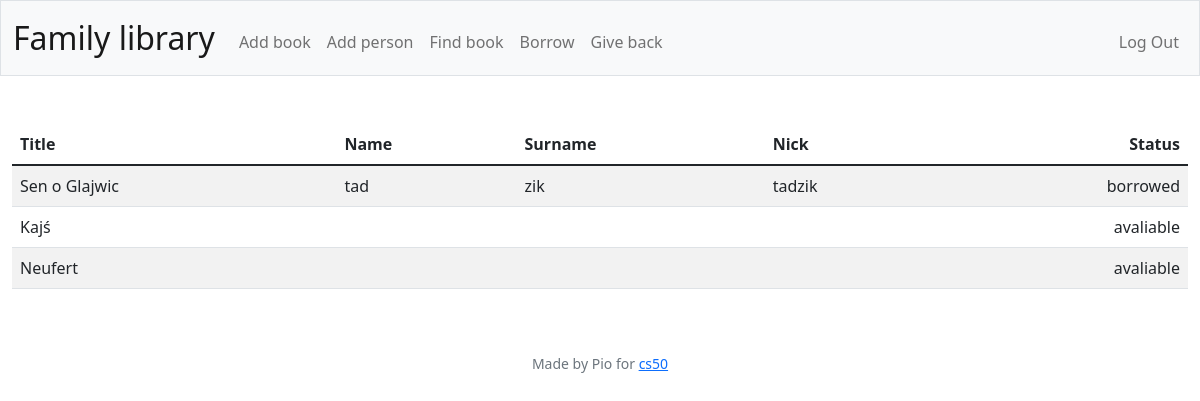
/ (signed in), run on the app's committed database.
### tables this page shows
CREATE TABLE 'book' ('book_id' INTEGER PRIMARY KEY AUTOINCREMENT NOT NULL, title TEXT NOT NULL, time TEXT, status TEXT, 'ownersID' INTEGER, 'readerID' INTEGER);

CREATE TABLE 'person' ('person_id' INTEGER PRIMARY KEY AUTOINCREMENT NOT NULL, name TEXT NOT NULL, surname TEXT NOT NULL, nick TEXT NOT NULL);

### app.py (the view)
@app.route("/", methods=["GET", "POST"])
@login_required
def index():
    books = db.execute("SELECT * FROM book WHERE ownersID = ?", session["user_id"])
    for book in books:
        if book["readerID"] != None:
            guy = db.execute("SELECT * FROM person WHERE person_id = ?", book['readerID'])
            book.update(guy[0])
    print(books)
    return render_template("index.html", books=books)

### app.py (called while the page is built)
@app.after_request
def after_request(response):
    response.headers["Cache-Control"] = "no-cache, no-store, must-revalidate"
    response.headers["Expires"] = 0
    response.headers["Pragma"] = "no-cache"
    return response

### helpers.py (called while the page is built)
def login_required(f):
    @wraps(f)
    def decorated_function(*args, **kwargs):
        if session.get("user_id") is None:
            return redirect("/login")
        return f(*args, **kwargs)
    return decorated_function

### templates/index.html (shortened to what this page needs)
{% extends "layout.html" %}
{% block main %}
    <table class="table table-striped">
        <thead>
            <tr>
                <th class="text-start">Title</th>
                <th class="text-start">Name</th>
                <th class="text-start">Surname</th>
                <th class="text-start">Nick</th>
                <th class="text-end">Status</th>
            </tr>
        </thead>
       <tbody>
            {% for book in books %}
                <tr>
                    <td class="text-start">{{ book.title }}</td>
                    <td class="text-start">{{ book.name }}</td>
                    <td class="text-start">{{ book.surname }}</td>
                    <td class="text-start">{{ book.nick }}</td>
                    <td class="text-end">{{ book.status }}</td>
                </tr>
            {% endfor %}
        </tbody>
    </table>
{% endblock %}

### data on the page
book: title "Sen o Glajwic", name "tad", surname "zik", nick "tadzik", status "borrowed"
book: title "Kajś", status "avaliable"
book: title "Neufert", status "avaliable"
